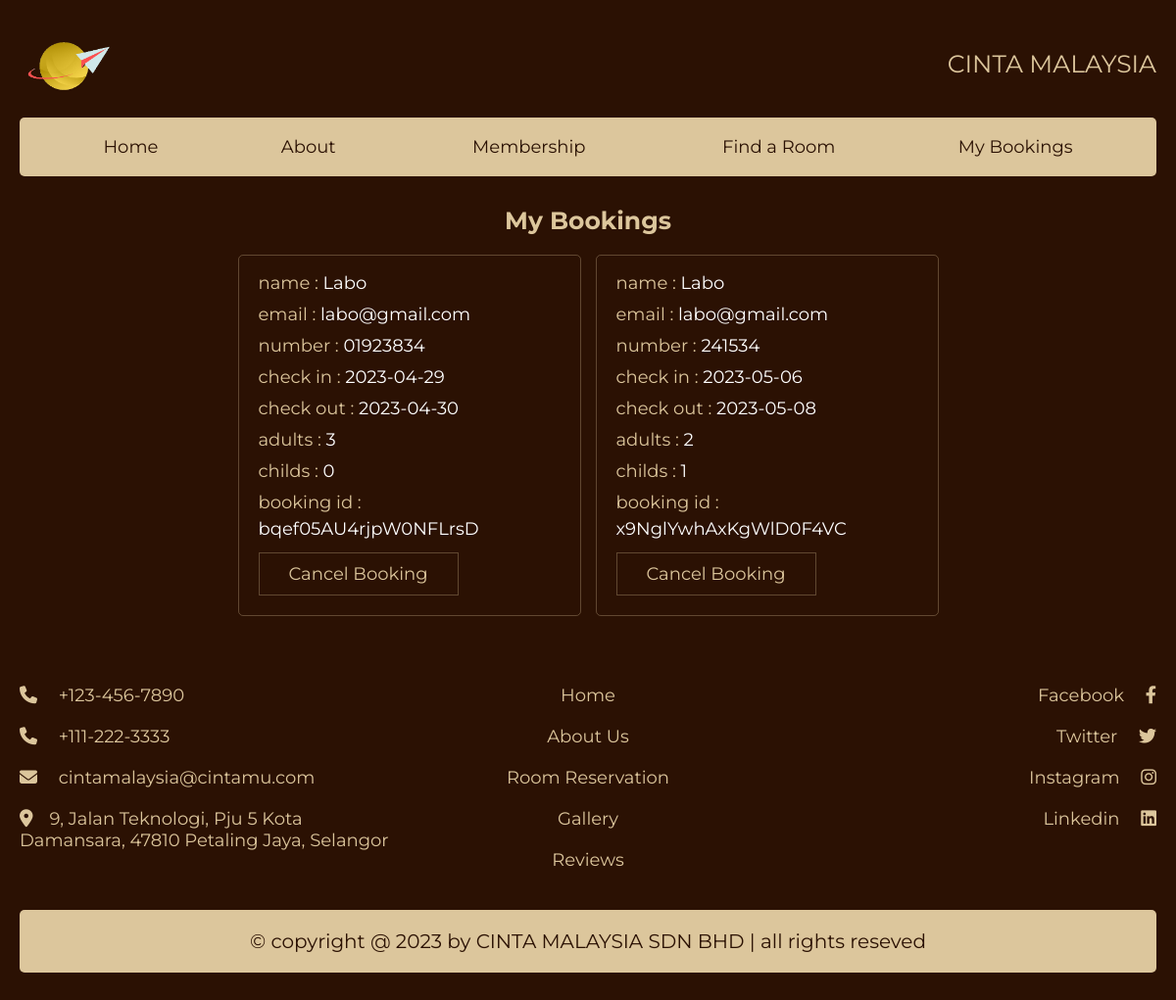
/MYBookings.php (signed in), run on the app's committed database.
### tables this page shows
CREATE TABLE `bookings` (
  `user_id` varchar(20) NOT NULL,
  `booking_id` varchar(20) NOT NULL,
  `name` varchar(50) NOT NULL,
  `number` varchar(12) NOT NULL,
  `email` varchar(20) NOT NULL,
  `hotel` int(1) NOT NULL,
  `roomType` int(11) NOT NULL,
  `check_in` date NOT NULL,
  `check_out` date NOT NULL,
  `adults` int(1) NOT NULL,
  `childs` int(1) NOT NULL
);

### MYBookings.php (the view, shortened to what this page needs)
<!doctype html>
<html>
<head>
<link rel="stylesheet" href="https://cdn.jsdelivr.net/npm/swiper@8/swiper-bundle.min.css" />
<link rel="stylesheet" href="https://cdnjs.cloudflare.com/ajax/libs/font-awesome/6.2.0/css/all.min.css">
<link rel="stylesheet" href="style.css">
</head>
<body>
<?php
include 'connect.php';
$name = "";
if(isset($_SESSION['username'])){
   $name = $_SESSION['username'];
}else{
	header("Location: bookingError.php");
}
?>
<section class="bookings">
   <h1 class="heading">my bookings</h1>
   <div class="box-container">
   <?php
      $select_bookings = $conn->prepare("SELECT * FROM `bookings` WHERE name = ?");
	  $select_bookings->execute([$name]);
      if($select_bookings->rowCount() > 0){
         while($fetch_booking = $select_bookings->fetch(PDO::FETCH_ASSOC)){
   ?>
   <div class="box">
      <p>name : <span><?= $fetch_booking['name']; ?></span></p>
      <p>email : <span><?= $fetch_booking['email']; ?></span></p>
      <p>number : <span><?= $fetch_booking['number']; ?></span></p>
      <p>check in : <span><?= $fetch_booking['check_in']; ?></span></p>
      <p>check out : <span><?= $fetch_booking['check_out']; ?></span></p>
      <p>adults : <span><?= $fetch_booking['adults']; ?></span></p>
      <p>childs : <span><?= $fetch_booking['childs']; ?></span></p>
      <p>booking id : <span><?= $fetch_booking['booking_id']; ?></span></p>
      <form action="" method="POST">
         <input type="submit" value="cancel booking" name="cancel" class="btn" onclick="return confirm('cancel this booking?');">
      </form>
   </div>
   <?php
    }
   }
   ?>
   </div>
</section>
</body>
</html>

### style.css (style rules this page uses)
:root { --main-color:#2B1103; --sub-color:#DCC69C; --white:#fff; --border:.1rem solid rgba(220, 198, 156, .3); }
* { font-family: 'Montserrat', sans-serif; margin: 0; padding: 0; box-sizing: border-box; outline: none; border: none; text-decoration: none; }
html { font-size: 62.5%; overflow-x: hidden; scroll-behavior: smooth; scroll-padding-top: 2rem; }
body { background-color: var(--main-color); }
section { padding: 3rem 2rem; max-width: 1200px; margin: 0 auto; }
.dropbtn { background-color: var(--sub-color);; color: black; padding: 14px; font-family: 'Montserrat', sans-serif; font-size: 18px; border: none; cursor: pointer; }
.dropdown { position: relative; display: inline-block; }
* { box-sizing: border-box; }
body { font-family: Verdana, sans-serif; }
img { vertical-align: middle; }
.btn { display: inline-block; cursor: pointer; padding: 1rem 3rem; border: var(--border); font-size: 1.8rem; color: var(--sub-color); text-align: center; text-transform: capitalize; transition: .2s linear; margin-top: 1rem; background-color: var(--main-color); }
.header { padding-bottom: 0; }
.header .flex { display: flex; align-items: center; justify-content: space-between; gap: 1.5rem; }
.header .flex .logo { color: var(--sub-color); font-size: 2.5rem; }
.header .navbar { display: flex; align-items: center; justify-content: space-evenly; gap: 1.5rem; margin-top: 2rem; background-color: var(--sub-color); padding: .5rem; border-radius: .5rem; }
.header .navbar a { font-size: 1.8rem; color: var(--main-color); padding: 1rem 3rem; border-radius: .5rem; }
.bookings .heading { text-align: center; margin-bottom: 2rem; color: var(--sub-color); font-size: 2.5rem; text-transform: capitalize; }
.bookings .box-container { display: grid; grid-template-columns: repeat(auto-fit, 35rem); gap: 1.5rem; justify-content: center; align-items: flex-start; }
.bookings .box-container .box { border-radius: .5rem; padding: 2rem; padding-top: 1rem; border: var(--border); }
.bookings .box-container .box p { line-height: 1.5; padding-top: .5rem; font-size: 1.8rem; color: var(--sub-color); }
.bookings .box-container .box p span { color: var(--white); }
.footer .box-container { display: grid; grid-template-columns: repeat(auto-fit, minmax(30rem, 1fr)); gap: 1.5rem; justify-content: center; align-items: flex-start; padding-bottom: 3rem; }
.footer .box-container .box a { display: block; font-size: 1.8rem; color: var(--sub-color); padding: 1rem 0; }
.footer .box-container .box:first-child i { margin-right: 1.7rem; }
.footer .box-container .box:nth-child(2) { text-align: center; }
.footer .box-container .box:last-child { text-align:right; }
.footer .box-container .box:last-child i { margin-left: 1.7rem; }
.footer .credit { border-radius: .5rem; padding: 2rem; text-align: center; color: var(--main-color); background-color: var(--sub-color); font-size: 2rem; }

### data on the page
bookings: name "Labo", email "labo@gmail.com", number "01923834", check_in "2023-04-29", check_out "2023-04-30", adults "3", childs "0", booking_id "bqef05AU4rjpW0NFLrsD"
bookings: name "Labo", email "labo@gmail.com", number "241534", check_in "2023-05-06", check_out "2023-05-08", adults "2", childs "1", booking_id "x9NglYwhAxKgWlD0F4VC"
